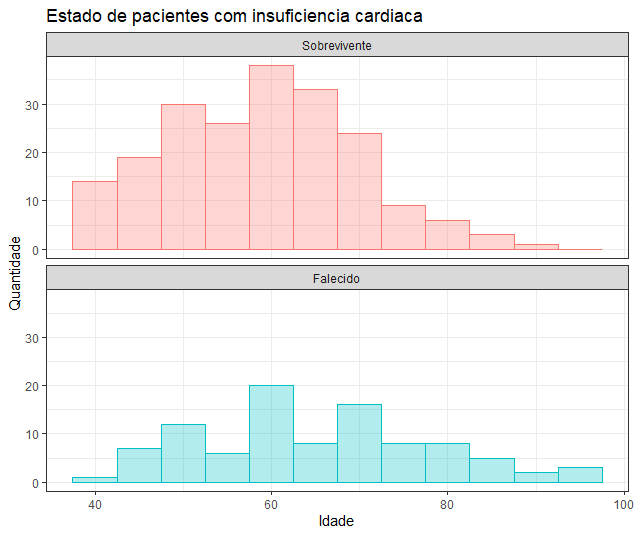

This figure's R source:
library("openxlsx")
library("tidyverse")

#Set directory to current folder
setwd(getwd())

#Import data and separate columns
Pacientes_data <- read.xlsx("src/HFC.xlsx", sheet=1, colNames=TRUE, rowNames=FALSE, cols=1, rows=1:300)
Pacientes_data <- separate(Pacientes_data, col=1, into=c("Idade", "Anemia","Creatina fosfoquinase", "Diabetes", "Fracao de ejecao", "Hipertensao arterial", "Plaquetas",  "Creatinina serica", "Sodio", "Sexo", "Fumador", "Tempo", "Morte" 
), sep=",")

#Plot
ggplot(Pacientes_data, aes(as.numeric(Idade), fill=Morte, color=Morte))+
  geom_histogram(binwidth=5, alpha=0.3)+
  theme_bw()+
  theme(legend.position="none")+
  labs(title = "Estado de pacientes com insuficiencia cardiaca", x = "Idade", y = "Quantidade")+
  facet_wrap(vars(Morte), nrow=2, ncol=1, labeller=as_labeller(c("0"="Sobrevivente", "1"="Falecido")))
